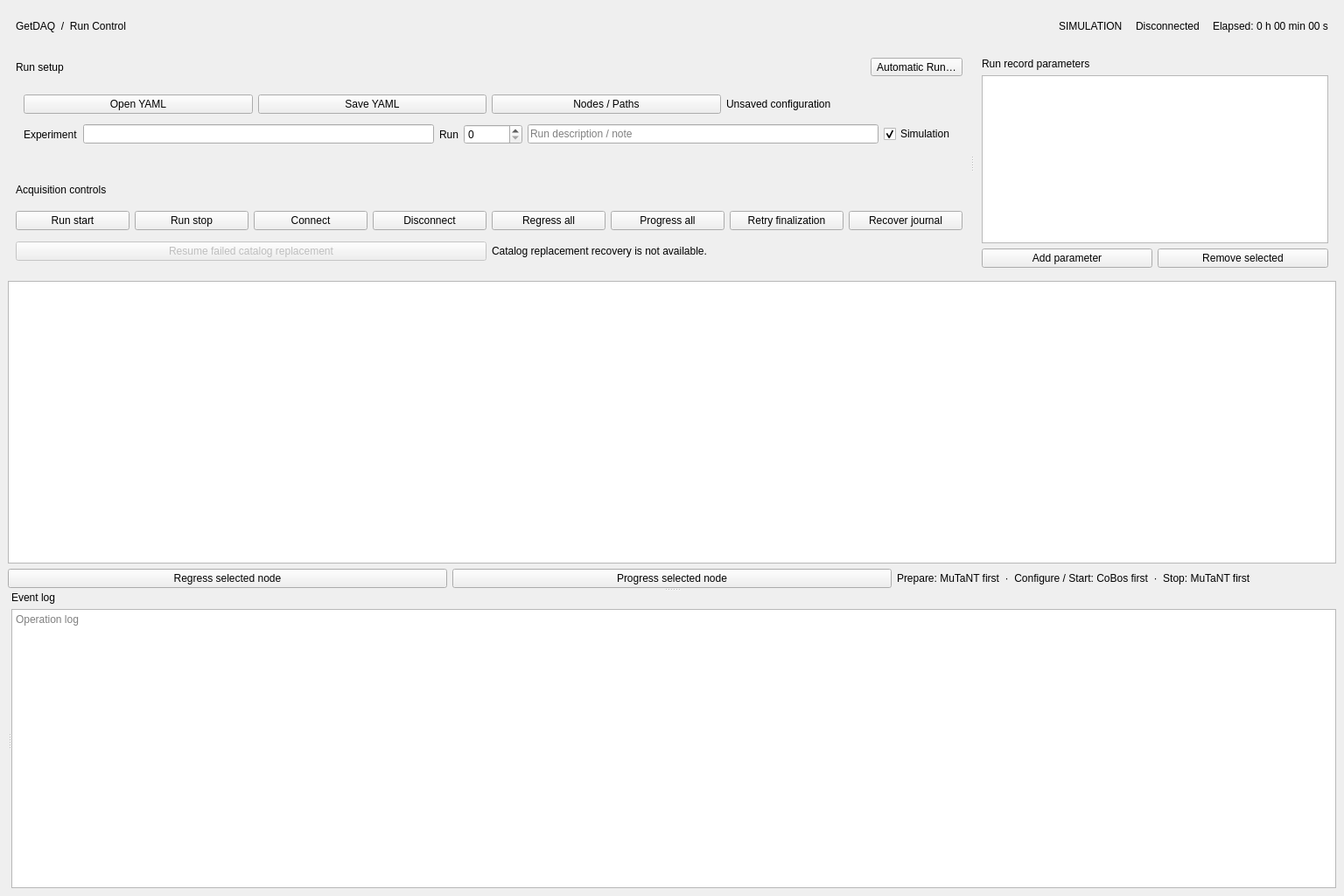
<?xml version="1.0" encoding="UTF-8"?>
<ui version="4.0">
 <class>MainWindow</class>
 <widget class="QMainWindow" name="MainWindow">
  <property name="geometry">
   <rect>
    <x>0</x>
    <y>0</y>
    <width>1536</width>
    <height>1024</height>
   </rect>
  </property>
  <property name="windowTitle">
   <string>GetDAQ — AT-TPC Envoy Control</string>
  </property>
  <widget class="QWidget" name="centralwidget">
   <layout class="QVBoxLayout" name="MainLayout">
    <item>
     <widget class="QFrame" name="HeaderPanel">
      <layout class="QHBoxLayout" name="TitleLayout">
       <item>
        <widget class="QLabel" name="Title">
         <property name="text">
          <string>GetDAQ  /  Run Control</string>
         </property>
        </widget>
       </item>
       <item>
        <widget class="QWidget" name="HeaderMenuPanel">
         <layout class="QHBoxLayout" name="HeaderMenuLayout" />
        </widget>
       </item>
       <item>
        <spacer name="TitleSpacer">
         <property name="orientation">
          <enum>Qt::Horizontal</enum>
         </property>
         <property name="sizeHint" stdset="0">
          <size>
           <width>40</width>
           <height>20</height>
          </size>
         </property>
        </spacer>
       </item>
       <item>
        <widget class="QLabel" name="Mode">
         <property name="text">
          <string>SIMULATION</string>
         </property>
        </widget>
       </item>
       <item>
        <widget class="QFrame" name="ConnectionStatusBadge">
         <property name="accessibleName">
          <string>Control connection status</string>
         </property>
         <layout class="QHBoxLayout" name="ConnectionStatusLayout">
          <property name="leftMargin">
           <number>9</number>
          </property>
          <property name="topMargin">
           <number>5</number>
          </property>
          <property name="rightMargin">
           <number>9</number>
          </property>
          <property name="bottomMargin">
           <number>5</number>
          </property>
          <property name="spacing">
           <number>8</number>
          </property>
          <item>
           <widget class="QLabel" name="Phase">
            <property name="text">
             <string>Disconnected</string>
            </property>
           </widget>
          </item>
         </layout>
        </widget>
       </item>
       <item>
        <widget class="QLabel" name="Elapsed">
         <property name="text">
          <string>Elapsed: 0 h 00 min 00 s</string>
         </property>
        </widget>
       </item>
      </layout>
     </widget>
    </item>
    <item>
     <widget class="QSplitter" name="MainContentSplitter">
      <property name="orientation">
       <enum>Qt::Horizontal</enum>
      </property>
      <widget class="QWidget" name="LeftColumn">
       <layout class="QVBoxLayout" name="LeftContentLayout">
        <item>
         <widget class="QFrame" name="SetupPanel">
          <layout class="QVBoxLayout" name="SetupPanelLayout">
           <item>
            <layout class="QHBoxLayout" name="SetupTitleLayout">
             <item>
              <widget class="QLabel" name="SetupPanelTitle">
               <property name="text">
                <string>Run setup</string>
               </property>
              </widget>
             </item>
             <item>
              <widget class="QToolButton" name="AutoRunSettingsButton">
               <property name="text">
                <string>Automatic Run…</string>
               </property>
              </widget>
             </item>
            </layout>
           </item>
           <item>
            <layout class="QHBoxLayout" name="SetupContentLayout">
             <item>
              <widget class="QWidget" name="SetupInputs">
               <layout class="QVBoxLayout" name="SetupInputsLayout">
                <item>
                 <layout class="QHBoxLayout" name="ConfigLayout">
                  <item>
                   <widget class="QPushButton" name="LoadConfig">
                    <property name="text">
                     <string>Open YAML</string>
                    </property>
                   </widget>
                  </item>
                  <item>
                   <widget class="QPushButton" name="SaveConfig">
                    <property name="text">
                     <string>Save YAML</string>
                    </property>
                   </widget>
                  </item>
                  <item>
                   <widget class="QPushButton" name="Nodes">
                    <property name="text">
                     <string>Nodes / Paths</string>
                    </property>
                   </widget>
                  </item>
                  <item>
                   <widget class="QLabel" name="ConfigPath">
                    <property name="text">
                     <string>Unsaved configuration</string>
                    </property>
                    <property name="textInteractionFlags">
                     <set>Qt::TextSelectableByMouse</set>
                    </property>
                   </widget>
                  </item>
                 </layout>
                </item>
                <item>
                 <layout class="QHBoxLayout" name="RunLayout">
                  <item>
                   <widget class="QLabel" name="ExperimentLabel">
                    <property name="text">
                     <string>Experiment</string>
                    </property>
                   </widget>
                  </item>
                  <item>
                   <widget class="QLineEdit" name="Experiment">
                    <property name="maximumWidth">
                     <number>160</number>
                    </property>
                   </widget>
                  </item>
                  <item>
                   <widget class="QLabel" name="RunLabel">
                    <property name="text">
                     <string>Run</string>
                    </property>
                   </widget>
                  </item>
                  <item>
                   <widget class="QSpinBox" name="RunNumber">
                    <property name="maximum">
                     <number>2147483646</number>
                    </property>
                   </widget>
                  </item>
                  <item>
                   <widget class="QLineEdit" name="Description">
                    <property name="placeholderText">
                     <string>Run description / note</string>
                    </property>
                   </widget>
                  </item>
                  <item>
                   <widget class="QCheckBox" name="Simulation">
                    <property name="text">
                     <string>Simulation</string>
                    </property>
                    <property name="checked">
                     <bool>true</bool>
                    </property>
                   </widget>
                  </item>
                 </layout>
                </item>
               </layout>
              </widget>
             </item>
            </layout>
           </item>
          </layout>
         </widget>
        </item>
        <item>
         <widget class="QFrame" name="RunPanel">
          <layout class="QVBoxLayout" name="RunPanelLayout">
           <item>
            <widget class="QLabel" name="RunPanelTitle">
             <property name="text">
              <string>Acquisition controls</string>
             </property>
            </widget>
           </item>
           <item>
            <layout class="QGridLayout" name="Controls">
             <item row="0" column="0">
              <widget class="QPushButton" name="StartRun">
               <property name="text">
                <string>Run start</string>
               </property>
              </widget>
             </item>
             <item row="0" column="1">
              <widget class="QPushButton" name="StopRun">
               <property name="text">
                <string>Run stop</string>
               </property>
              </widget>
             </item>
             <item row="0" column="2">
              <widget class="QPushButton" name="Connect">
               <property name="text">
                <string>Connect</string>
               </property>
              </widget>
             </item>
             <item row="0" column="3">
              <widget class="QPushButton" name="Disconnect">
               <property name="text">
                <string>Disconnect</string>
               </property>
              </widget>
             </item>
             <item row="0" column="4">
              <widget class="QPushButton" name="Regress">
               <property name="text">
                <string>Regress all</string>
               </property>
              </widget>
             </item>
             <item row="0" column="5">
              <widget class="QPushButton" name="Progress">
               <property name="text">
                <string>Progress all</string>
               </property>
              </widget>
             </item>
             <item row="0" column="6">
              <widget class="QPushButton" name="Finalize">
               <property name="text">
                <string>Retry finalization</string>
               </property>
              </widget>
             </item>
             <item row="0" column="7">
              <widget class="QPushButton" name="Recover">
               <property name="text">
                <string>Recover journal</string>
               </property>
              </widget>
             </item>
            </layout>
           </item>
           <item>
            <layout class="QHBoxLayout" name="CatalogRecoveryLayout">
             <item>
              <widget class="QPushButton" name="ResumeCatalogReplacement">
               <property name="text">
                <string>Resume failed catalog replacement</string>
               </property>
               <property name="enabled">
                <bool>false</bool>
               </property>
               <property name="toolTip">
                <string>Available only when the original replacement failed in this live ECC session and all recovery checks pass.</string>
               </property>
              </widget>
             </item>
             <item>
              <widget class="QLabel" name="CatalogRecoveryReason">
               <property name="text">
                <string>Catalog replacement recovery is not available.</string>
               </property>
               <property name="wordWrap">
                <bool>true</bool>
               </property>
               <property name="textInteractionFlags">
                <set>Qt::TextSelectableByMouse</set>
               </property>
              </widget>
             </item>
            </layout>
           </item>
          </layout>
         </widget>
        </item>
       </layout>
      </widget>
      <widget class="QWidget" name="FieldsColumn">
       <layout class="QVBoxLayout" name="FieldsColumnLayout">
        <property name="spacing">
         <number>0</number>
        </property>
        <item>
         <widget class="QWidget" name="FieldsPanel">
          <layout class="QVBoxLayout" name="FieldsLayout">
           <item>
            <widget class="QLabel" name="FieldsTitle">
             <property name="text">
              <string>Run record parameters</string>
             </property>
            </widget>
           </item>
           <item>
            <widget class="QTableWidget" name="Fields" />
           </item>
           <item>
            <layout class="QHBoxLayout" name="FieldButtons">
             <item>
              <widget class="QPushButton" name="AddField">
               <property name="text">
                <string>Add parameter</string>
               </property>
              </widget>
             </item>
             <item>
              <widget class="QPushButton" name="RemoveField">
               <property name="text">
                <string>Remove selected</string>
               </property>
              </widget>
             </item>
            </layout>
           </item>
          </layout>
         </widget>
        </item>
       </layout>
      </widget>
     </widget>
    </item>
    <item>
     <widget class="QSplitter" name="VerticalSplitter">
      <property name="orientation">
       <enum>Qt::Vertical</enum>
      </property>
      <widget class="QWidget" name="StatusPanel">
       <layout class="QVBoxLayout" name="StatusLayout">
        <item>
         <widget class="QTableWidget" name="StatusTable">
          <property name="alternatingRowColors">
           <bool>true</bool>
          </property>
         </widget>
        </item>
        <item>
         <layout class="QHBoxLayout" name="NodeControls">
          <item>
           <widget class="QPushButton" name="NodeRegress">
            <property name="text">
             <string>Regress selected node</string>
            </property>
           </widget>
          </item>
          <item>
           <widget class="QPushButton" name="NodeProgress">
            <property name="text">
             <string>Progress selected node</string>
            </property>
           </widget>
          </item>
          <item>
           <widget class="QLabel" name="OrderNote">
            <property name="text">
             <string>Prepare: MuTaNT first  ·  Configure / Start: CoBos first  ·  Stop: MuTaNT first</string>
            </property>
           </widget>
          </item>
         </layout>
        </item>
       </layout>
      </widget>
      <widget class="QSplitter" name="BottomPanels">
       <property name="orientation">
        <enum>Qt::Horizontal</enum>
       </property>
       <widget class="QWidget" name="PlotPanel">
        <layout class="QVBoxLayout" name="PlotLayout" />
       </widget>
       <widget class="QWidget" name="LogPanel">
        <layout class="QVBoxLayout" name="LogPanelLayout">
         <item>
          <widget class="QLabel" name="LogTitle">
           <property name="text">
            <string>Event log</string>
           </property>
          </widget>
         </item>
         <item>
          <widget class="QPlainTextEdit" name="Log">
           <property name="readOnly">
            <bool>true</bool>
           </property>
           <property name="placeholderText">
            <string>Operation log</string>
           </property>
          </widget>
         </item>
        </layout>
       </widget>
      </widget>
     </widget>
    </item>
   </layout>
  </widget>
 </widget>
 <resources />
 <connections />
</ui>
